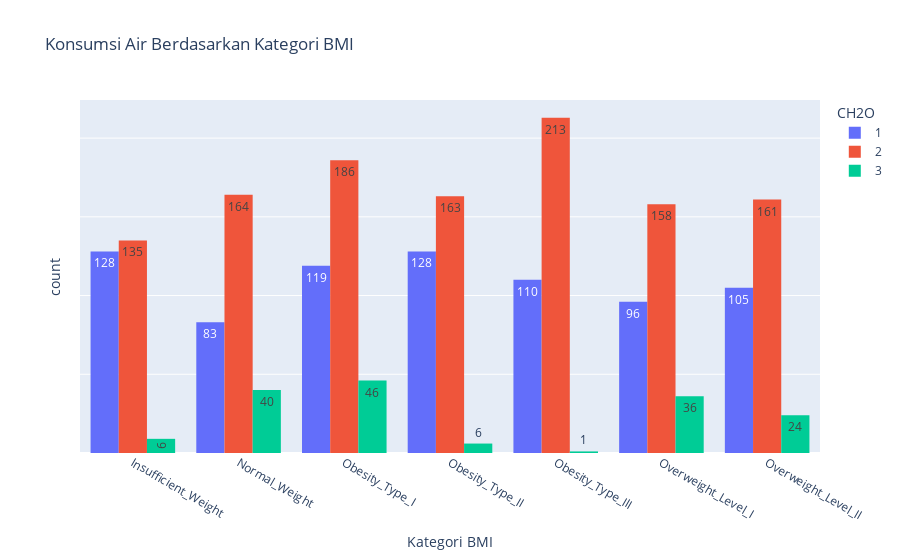

The notebook cell this image was saved under:
### Code cell
# membuat histogram grup berdasarkan kategori obesitas dan konsumsi air harian
fig = px.histogram(df_sorted, x='NObeyesdad', y='CH2O',
                   labels={'count':'Jumlah', 'NObeyesdad': 'Kategori BMI'},
                   title="Konsumsi Air Berdasarkan Kategori BMI",
             color= 'CH2O', barmode='group', histfunc='count', text_auto=True)

fig.update_layout(yaxis_tickformat='', yaxis_showticklabels=False)

### Figure 1 — Plotly figure (JSON) as saved in the notebook; plotly's stock layout.template omitted (floating-point values rounded to 4 significant figures; data arrays with more than 128 entries replaced by an {"elided": "..."} marker saying what was removed)
{"data": [{"alignmentgroup": "True", "bingroup": "x", "histfunc": "count", "hovertemplate": "CH2O=1<br>Kategori BMI=%{x}<br>count=%{y}<extra></extra>", "legendgroup": "1", "marker": {"color": "#636efa", "pattern": {"shape": ""}}, "name": "1", "offsetgroup": "1", "orientation": "v", "showlegend": true, "texttemplate": "%{value}", "type": "histogram", "x": {"elided": "769 str values"}, "xaxis": "x", "y": {"elided": "769 int values"}, "yaxis": "y"}, {"alignmentgroup": "True", "bingroup": "x", "histfunc": "count", "hovertemplate": "CH2O=2<br>Kategori BMI=%{x}<br>count=%{y}<extra></extra>", "legendgroup": "2", "marker": {"color": "#EF553B", "pattern": {"shape": ""}}, "name": "2", "offsetgroup": "2", "orientation": "v", "showlegend": true, "texttemplate": "%{value}", "type": "histogram", "x": {"elided": "1180 str values"}, "xaxis": "x", "y": {"elided": "1180 int values"}, "yaxis": "y"}, {"alignmentgroup": "True", "bingroup": "x", "histfunc": "count", "hovertemplate": "CH2O=3<br>Kategori BMI=%{x}<br>count=%{y}<extra></extra>", "legendgroup": "3", "marker": {"color": "#00cc96", "pattern": {"shape": ""}}, "name": "3", "offsetgroup": "3", "orientation": "v", "showlegend": true, "texttemplate": "%{value}", "type": "histogram", "x": {"elided": "162 str values"}, "xaxis": "x", "y": {"elided": "162 int values"}, "yaxis": "y"}], "layout": {"barmode": "group", "legend": {"title": {"text": "CH2O"}, "tracegroupgap": 0}, "title": {"text": "Konsumsi Air Berdasarkan Kategori BMI"}, "xaxis": {"anchor": "y", "domain": [0, 1], "title": {"text": "Kategori BMI"}}, "yaxis": {"anchor": "x", "categoryarray": [3, 2, 1], "categoryorder": "array", "domain": [0, 1], "showticklabels": false, "tickformat": "", "title": {"text": "count"}}}}
